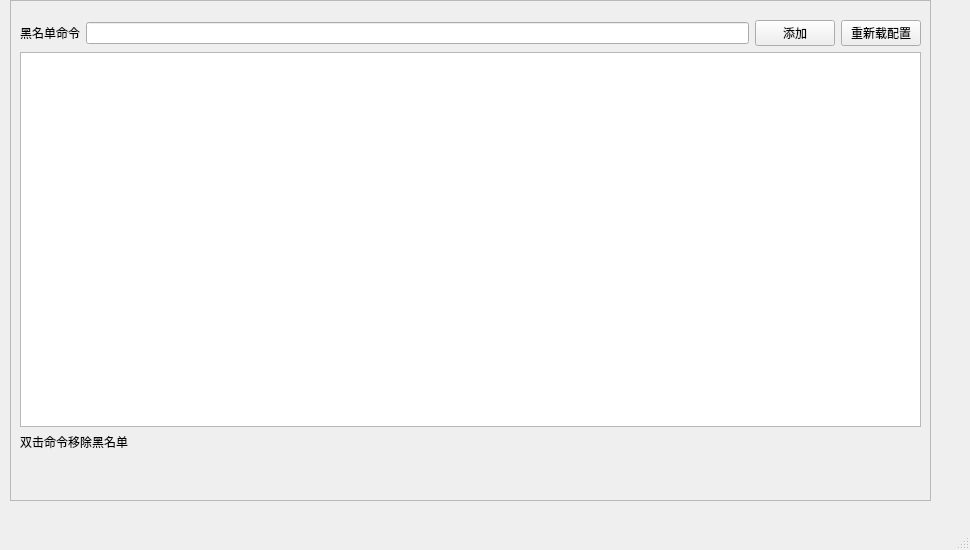
<?xml version="1.0" encoding="UTF-8"?>
<ui version="4.0">
 <class>MainWindow</class>
 <widget class="QMainWindow" name="MainWindow">
  <property name="geometry">
   <rect>
    <x>0</x>
    <y>0</y>
    <width>970</width>
    <height>550</height>
   </rect>
  </property>
  <property name="windowTitle">
   <string>黑名单命令添加工具</string>
  </property>
  <widget class="QWidget" name="centralwidget">
   <widget class="QFrame" name="frame">
    <property name="geometry">
     <rect>
      <x>10</x>
      <y>0</y>
      <width>921</width>
      <height>501</height>
     </rect>
    </property>
    <property name="frameShape">
     <enum>QFrame::StyledPanel</enum>
    </property>
    <property name="frameShadow">
     <enum>QFrame::Raised</enum>
    </property>
    <widget class="QWidget" name="layoutWidget">
     <property name="geometry">
      <rect>
       <x>10</x>
       <y>20</y>
       <width>901</width>
       <height>451</height>
      </rect>
     </property>
     <layout class="QVBoxLayout" name="verticalLayout_3">
      <item>
       <layout class="QVBoxLayout" name="verticalLayout">
        <item>
         <layout class="QHBoxLayout" name="horizontalLayout_2">
          <item>
           <widget class="QLabel" name="label">
            <property name="text">
             <string>黑名单命令</string>
            </property>
           </widget>
          </item>
          <item>
           <widget class="QLineEdit" name="lineEdit"/>
          </item>
          <item>
           <widget class="QPushButton" name="pushButton">
            <property name="text">
             <string>添加</string>
            </property>
           </widget>
          </item>
          <item>
           <widget class="QPushButton" name="pushButton_2">
            <property name="text">
             <string>重新载配置</string>
            </property>
           </widget>
          </item>
         </layout>
        </item>
        <item>
         <layout class="QHBoxLayout" name="horizontalLayout"/>
        </item>
        <item>
         <widget class="QListWidget" name="listWidget"/>
        </item>
       </layout>
      </item>
      <item>
       <layout class="QVBoxLayout" name="verticalLayout_2">
        <item>
         <widget class="QLabel" name="label_2">
          <property name="text">
           <string>双击命令移除黑名单   </string>
          </property>
         </widget>
        </item>
        <item>
         <widget class="QLabel" name="label_3">
          <property name="text">
           <string/>
          </property>
         </widget>
        </item>
       </layout>
      </item>
     </layout>
    </widget>
   </widget>
  </widget>
  <widget class="QMenuBar" name="menubar">
   <property name="geometry">
    <rect>
     <x>0</x>
     <y>0</y>
     <width>970</width>
     <height>21</height>
    </rect>
   </property>
  </widget>
  <widget class="QStatusBar" name="statusbar"/>
 </widget>
 <resources/>
 <connections/>
</ui>
